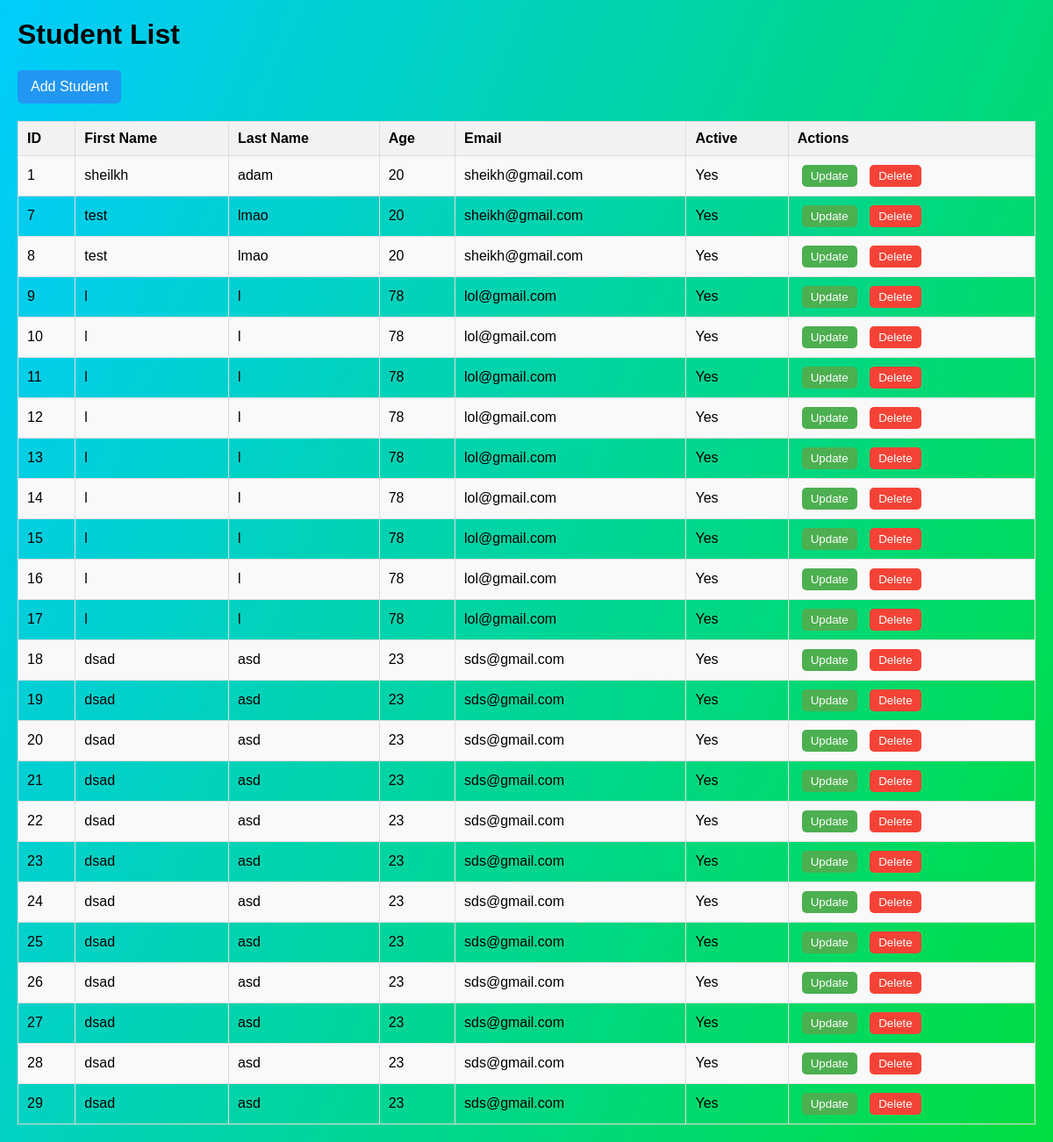
The page /labCRUD/view.php on the database its author committed.
### tables this page shows
CREATE TABLE `student` (
  `id` int(11) NOT NULL,
  `first_name` varchar(50) NOT NULL,
  `last_name` varchar(50) NOT NULL,
  `age` int(3) NOT NULL,
  `email` varchar(255) DEFAULT NULL,
  `active` tinyint(1) NOT NULL DEFAULT 1
);

### labCRUD/view.php (the view, shortened to what this page needs)
<?php
include 'connectdb.php';
$query = "SELECT * FROM Student";
$result = mysqli_query($link, $query);
?>
<!DOCTYPE html>
<html>
<head>
</head>
<body>
    <h1>Student List</h1>
    <a href="addform.php" class="btn-add">Add Student</a>
    <table>
        <tr>
            <th>ID</th>
            <th>First Name</th>
            <th>Last Name</th>
            <th>Age</th>
            <th>Email</th>
            <th>Active</th>
            <th>Actions</th>
        </tr>
        <?php while ($row = mysqli_fetch_assoc($result)) { ?>
            <tr>
                <td><?php echo $row['id']; ?></td>
                <td><?php echo $row['first_name']; ?></td>
                <td><?php echo $row['last_name']; ?></td>
                <td><?php echo $row['age']; ?></td>
                <td><?php echo $row['email']; ?></td>
                <td><?php echo $row['active'] ? 'Yes' : 'No'; ?></td>
                <td>
                    <form action="updateform.php" method="get" style="display:inline;">
                        <button class="btn btn-update" type="submit">Update</button>
                    </form>
                    <form action="delete.php" method="post" style="display:inline;" onsubmit="return confirm('Are you sure?');">
                        <button class="btn btn-delete" type="submit">Delete</button>
                    </form>
                </td>
            </tr>
        <?php } ?>
    </table>
</body>
</html>

### labCRUD/view.php (style rules this page uses)
body { font-family: Arial, sans-serif; background: linear-gradient(112.2deg, rgb(0, 204, 255) -1.1%, rgb(0, 221, 61) 100.7%); margin: 20px; }
table { width: 100%; border-collapse: collapse; margin-bottom: 20px; }
table, th, td { border: 1px solid #ddd; }
th, td { padding: 10px; text-align: left; }
th { background-color: #f2f2f2; }
tr:nth-child(even) { background-color: #f9f9f9; }
.btn { padding: 5px 10px; margin: 0 5px; text-decoration: none; border: none; cursor: pointer; color: white; border-radius: 5px; }
.btn-update { background-color: #4CAF50; }
.btn-delete { background-color: #f44336; }
.btn-add { background-color: #2196F3; color: white; padding: 10px 15px; border: none; text-decoration: none; display: inline-block; border-radius: 5px; margin-bottom: 20px; }

### rows shown on the page
student: id "1", first_name "sheilkh", last_name "adam", age "20", email "sheikh@gmail.com", active "Yes"
student: id "7", first_name "test", last_name "lmao", age "20", email "sheikh@gmail.com", active "Yes"
student: id "8", first_name "test", last_name "lmao", age "20", email "sheikh@gmail.com", active "Yes"
student: id "9", first_name "l", last_name "l", age "78", email "lol@gmail.com", active "Yes"
student: id "10", first_name "l", last_name "l", age "78", email "lol@gmail.com", active "Yes"
student: id "11", first_name "l", last_name "l", age "78", email "lol@gmail.com", active "Yes"
student: id "12", first_name "l", last_name "l", age "78", email "lol@gmail.com", active "Yes"
student: id "13", first_name "l", last_name "l", age "78", email "lol@gmail.com", active "Yes"
student: id "14", first_name "l", last_name "l", age "78", email "lol@gmail.com", active "Yes"
student: id "15", first_name "l", last_name "l", age "78", email "lol@gmail.com", active "Yes"
student: id "16", first_name "l", last_name "l", age "78", email "lol@gmail.com", active "Yes"
student: id "17", first_name "l", last_name "l", age "78", email "lol@gmail.com", active "Yes"
student: id "18", first_name "dsad", last_name "asd", age "23", email "sds@gmail.com", active "Yes"
student: id "19", first_name "dsad", last_name "asd", age "23", email "sds@gmail.com", active "Yes"
student: id "20", first_name "dsad", last_name "asd", age "23", email "sds@gmail.com", active "Yes"
student: id "21", first_name "dsad", last_name "asd", age "23", email "sds@gmail.com", active "Yes"
student: id "22", first_name "dsad", last_name "asd", age "23", email "sds@gmail.com", active "Yes"
student: id "23", first_name "dsad", last_name "asd", age "23", email "sds@gmail.com", active "Yes"
student: id "24", first_name "dsad", last_name "asd", age "23", email "sds@gmail.com", active "Yes"
student: id "25", first_name "dsad", last_name "asd", age "23", email "sds@gmail.com", active "Yes"
student: id "26", first_name "dsad", last_name "asd", age "23", email "sds@gmail.com", active "Yes"
student: id "27", first_name "dsad", last_name "asd", age "23", email "sds@gmail.com", active "Yes"
student: id "28", first_name "dsad", last_name "asd", age "23", email "sds@gmail.com", active "Yes"
student: id "29", first_name "dsad", last_name "asd", age "23", email "sds@gmail.com", active "Yes"
